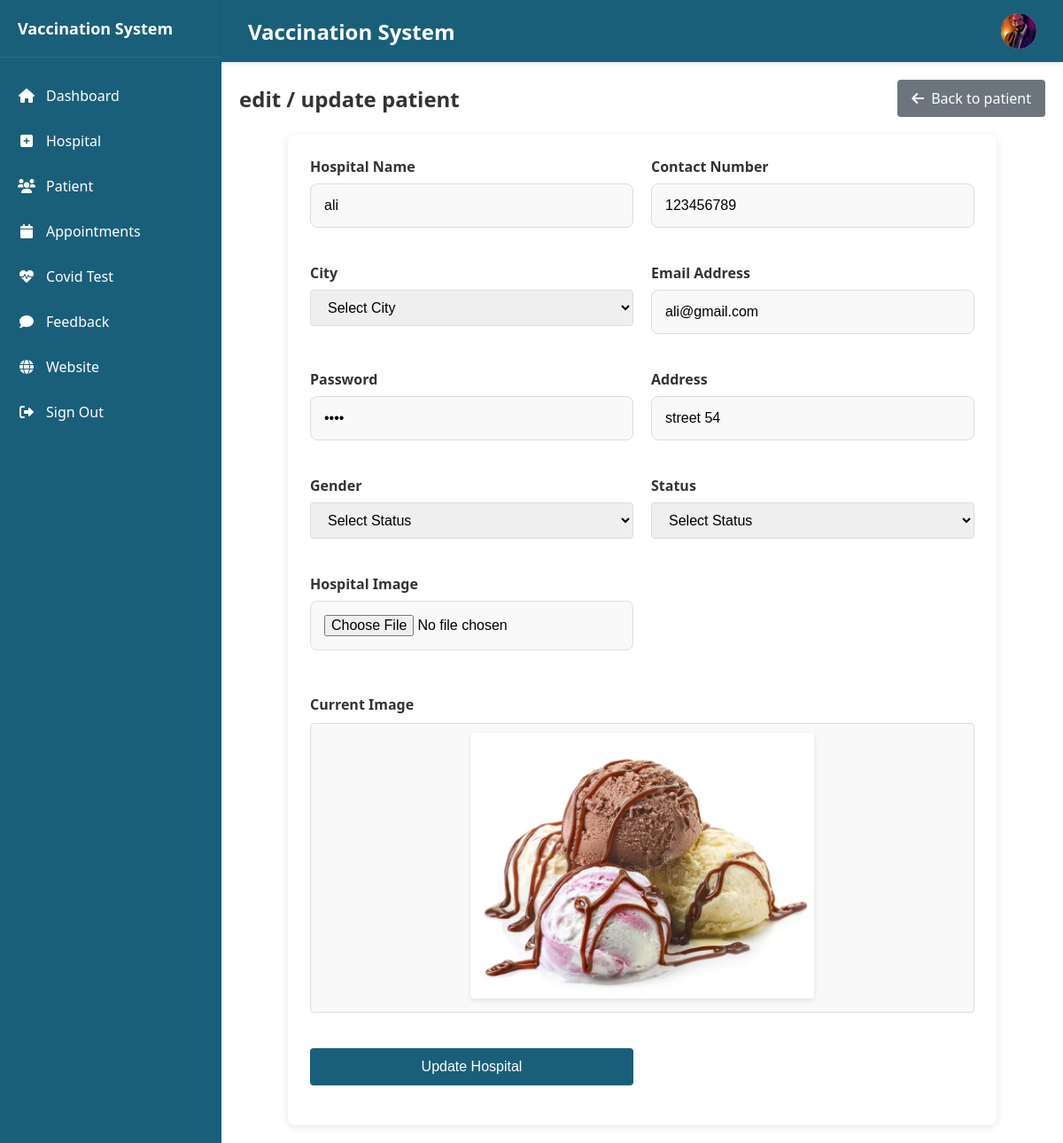
The app's page /admin/edit_patient.php?id=1 (signed in) with its own data.
### tables this page shows
CREATE TABLE `tbl_patient` (
  `id` int(11) NOT NULL,
  `name` varchar(50) NOT NULL,
  `contact` int(15) NOT NULL,
  `email` varchar(50) NOT NULL,
  `password` varchar(80) NOT NULL,
  `cid` int(11) NOT NULL,
  `address` varchar(300) NOT NULL,
  `gender` varchar(15) NOT NULL,
  `image` varchar(100) NOT NULL,
  `status` varchar(50) NOT NULL DEFAULT 'activate'
);

### admin/edit_patient.php (the view, shortened to what this page needs)
<?php
include 'config.php';
$query = "SELECT * from tbl_patient WHERE id=$_GET[id]";
$result = mysqli_query($connection, $query);
$row = mysqli_fetch_assoc($result);
$query = "SELECT * FROM tbl_admin WHERE id=" . $_SESSION['admin_session'];
$result = mysqli_query($connection, $query);
$row1 = mysqli_fetch_assoc($result);
?>
<!DOCTYPE html>
<html lang="en">
<head>
    <link rel="stylesheet" href="https://cdnjs.cloudflare.com/ajax/libs/font-awesome/6.0.0/css/all.min.css">
    <link rel="stylesheet" href="asset/admin-style.css">
</head>
<body>
    <div class="container">
        <div class="sidebar">
            <div class="sidebar-header">
                <h2>Vaccination System</h2>
            </div>
            <ul class="nav-menu">
                <li class="nav-item">
                    <a href="index.php" class="nav-link">
                        <i class="fas fa-home"></i>
                        Dashboard
                    </a>
                </li>
                <li class="nav-item">
                    <a href="hospital.php" class="nav-link">
                        <i class="fas fa-plus-square"></i>
                        Hospital
                    </a>
                </li>
                <li class="nav-item">
                    <a href="patient.php" class="nav-link">
                        <i class="fas fa-users"></i>
                        Patient
                    </a>
                </li>
                <li class="nav-item">
                    <a href="appointment.php" class="nav-link">
                        <i class="fas fa-calendar"></i>
                        Appointments
                    </a>
                </li>
                <li class="nav-item">
                    <a href="covid-test.php" class="nav-link">
                        <i class="fas fa-heartbeat"></i>
                        Covid Test
                    </a>
                </li>
                <li class="nav-item">
                    <a href="feedback.php" class="nav-link">
                        <i class="fas fa-comment"></i>
                        Feedback
                    </a>
                </li>
                <li class="nav-item">
                    <a href="#" class="nav-link">
                        <i class="fas fa-globe"></i>
                        Website
                    </a>
                </li>
                <li class="nav-item">
                    <a href="logout.php" class="nav-link">
                        <i class="fas fa-sign-out-alt"></i>
                        Sign Out
                    </a>
                </li>
            </ul>
        </div>
        <div class="main-content">
            <div class="header">
                <div class="header-left">
                    <h1>Vaccination System</h1>
                </div>
                <div class="header-right">
                    <button class="menu-toggle">
                    </button>
                    <div class="profile-pic">
                         <a href="profile.php"><img src="<?php echo $row1['image']; ?>" alt="Admin Profile"></a>
                    </div>
                </div>
            </div>
            <div class="content-area">
                <div class="content-header">
                    <h2>edit / update patient</h2>
                    <a href="patient.php" class="back-btn"><i class="fas fa-arrow-left"></i> Back to patient</a>
                </div>
                <div class="form-container">
                    <form action="" method="post" enctype="multipart/form-data" class="hospital-form">
                        <div class="form-group">
                            <label for="name">Hospital Name</label>
                            <input type="text" id="name" placeholder="patient Name" name="name" required value="<?php echo $row['name']; ?>">
                        </div>
                        <div class="form-group">
                            <label for="phone">Contact Number</label>
                            <input type="number" id="phone" placeholder="patient Number" name="phone" required value="<?php echo $row['contact']; ?>">
                        </div>
                        <div class="form-group">
                            <label for="city">City</label>
                            <select name="city" id="city" required>
                                <option value="" hidden>Select City</option>
                            </select>
                        </div>
                        <div class="form-group">
                            <label for="email">Email Address</label>
                            <input type="email" id="email" placeholder="patient Email Address" name="email" required value="<?php echo $row['email']; ?>">
                        </div>
                        <div class="form-group">
                            <label for="password">Password</label>
                            <input type="password" id="password" placeholder="patient Password" name="password" required value="<?php echo $row['password']; ?>">
                        </div>
                        <div class="form-group">
                            <label for="address">Address</label>
                            <input type="text" id="address" placeholder="patient Full Address" name="address" required value="<?php echo $row['address']; ?>">
                        </div>
                        <div class="form-group">
                            <label for="gender">Gender</label>
                            <select name="gender" id="gender" required>
                                <option value="" hidden>Select Status</option>
                            </select>
                        </div>
                        <div class="form-group">
                            <label for="status">Status</label>
                            <select name="status" id="status" required>
                                <option value="" hidden>Select Status</option>
                            </select>
                        </div>
                        <div class="form-group">
                            <label for="image">Hospital Image</label>
                            <input type="file" name="image" class="file-input">
                        </div>
                        <div class="form-group hospital-image-preview">
                            <label>Current Image</label>
                            <div class="image-container">
                                <img src="<?php echo $row['image'];?>" alt="Hospital Image" class="hospital-image">
                            </div>
                        </div>
                        <div class="form-group">
                            <button type="submit" name="btnadd"  class="submit-btn">Update Hospital</button>
                        </div>
                    </form>
                </div>
            </div>
        </div>
    </div>
</body>
</html>

### admin/asset/admin-style.css (style rules this page uses)
.content-area { padding: 20px; }
.content-header { display: flex; justify-content: space-between; align-items: center; margin-bottom: 20px; }
.content-area h2 { margin-bottom: 0; color: #333; font-size: 24px; }
.back-btn { background-color: #6c757d; color: white; padding: 10px 16px; border-radius: 4px; text-decoration: none; display: inline-flex; align-items: center; font-weight: 500; transition: background-color 0.3s; }
.back-btn i { margin-right: 8px; }
.form-container { background-color: white; border-radius: 8px; box-shadow: 0 2px 10px rgba(0,0,0,0.1); padding: 25px; max-width: 800px; margin: 0 auto; }
.hospital-form { display: grid; grid-template-columns: repeat(2, 1fr); gap: 20px; }
.form-group { margin-bottom: 15px; }
.form-group label { display: block; margin-bottom: 8px; font-weight: 500; color: #333; }
.form-group input, .form-group select { width: 100%; padding: 10px 15px; border: 1px solid #ddd; border-radius: 4px; font-size: 16px; transition: border-color 0.3s; }
.file-input { border: 1px dashed #ddd; padding: 15px !important; background-color: #f9f9f9; }
.submit-btn { background-color: #1a5f7a; color: white; border: none; padding: 12px 20px; border-radius: 4px; cursor: pointer; font-size: 16px; font-weight: 500; transition: background-color 0.3s; width: 100%; }
.hospital-image-preview { grid-column: 1 / -1; margin-top: 10px; }
.image-container { margin-top: 10px; border: 1px solid #ddd; border-radius: 4px; padding: 10px; background-color: #f9f9f9; text-align: center; }
.hospital-image { max-width: 100%; max-height: 300px; border-radius: 4px; box-shadow: 0 2px 5px rgba(0,0,0,0.1); object-fit: contain; }
* { margin: 0; padding: 0; box-sizing: border-box; }
body { font-family: 'Segoe UI', Tahoma, Geneva, Verdana, sans-serif; background-color: #f5f5f5; }
.container { display: flex; min-height: 100vh; }
.sidebar { width: 250px; background-color: #1a5f7a; color: white; padding: 20px 0; box-shadow: 2px 0 5px rgba(0,0,0,0.1); }
.sidebar-header { padding: 0 20px 20px; border-bottom: 1px solid rgba(255,255,255,0.1); margin-bottom: 20px; }
.sidebar-header h2 { font-size: 18px; font-weight: 600; }
.nav-menu { list-style: none; }
.nav-item { margin-bottom: 5px; }
.nav-link { display: flex; align-items: center; padding: 12px 20px; color: white; text-decoration: none; transition: background-color 0.3s; }
.nav-link i { margin-right: 12px; width: 20px; text-align: center; }
.main-content { flex: 1; background-color: white; }
.header { background-color: #1a5f7a; color: white; padding: 15px 30px; display: flex; justify-content: space-between; align-items: center; box-shadow: 0 2px 5px rgba(0,0,0,0.1); }
.header-left { display: flex; align-items: center; }
.header-left h1 { font-size: 24px; font-weight: 600; }
.header-right { display: flex; align-items: center; gap: 20px; }
.menu-toggle { background: none; border: none; color: white; font-size: 20px; cursor: pointer; padding: 5px; }
.profile-pic { width: 40px; height: 40px; border-radius: 50%; background-color: #ddd; display: flex; align-items: center; justify-content: center; overflow: hidden; }
.profile-pic img { width: 100%; height: 100%; object-fit: cover; }
.form-group { margin-bottom: 20px; }
.form-group label { display: block; margin-bottom: 8px; font-weight: 600; color: #333; }
.form-group input { width: 100%; padding: 15px; border: 1px solid #ddd; border-radius: 8px; font-size: 16px; background-color: #f9f9f9; transition: border-color 0.3s, background-color 0.3s; }
.form-group input::placeholder { color: #999; }

### records on screen
tbl_patient: name "ali", phone "123456789", email "ali@gmail.com", address "street 54", image (picture)
